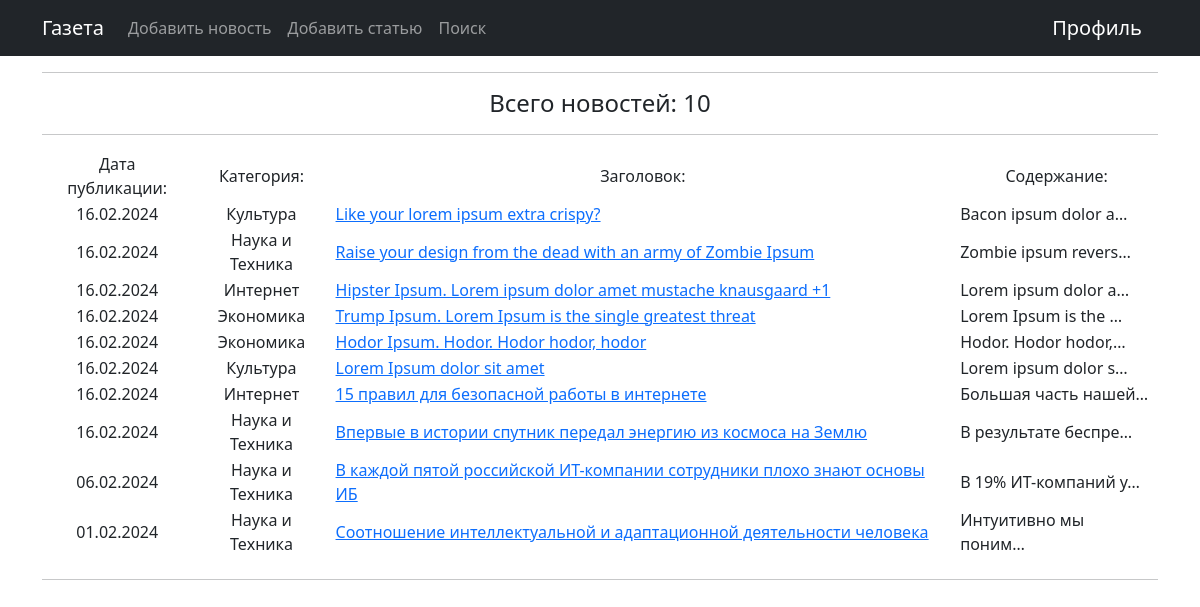
Page /news/ on the committed database.
### news/models.py (models this page shows, shortened)
class Post(models.Model):
    articles = 'AR'
    news = 'NW'
    author = models.ForeignKey('Author', on_delete=models.CASCADE)
    type = models.CharField(max_length=2, choices=POST_TYPE, default=news)
    date_published = models.DateTimeField(auto_now_add=True)
    category = models.ManyToManyField('Category', through='PostCategory')
    title = models.CharField(max_length=64)
    text = models.TextField()
    rating = models.IntegerField(default=0)

class Category(models.Model):
    name = models.CharField(max_length=32, unique=True)

### news/views.py (the view)
# urls.py: path('', PostView.as_view(), name='posts'),
class PostView(ListView):
    model = Post
    ordering = '-date_published'
    template_name = 'posts.html'
    context_object_name = 'posts'
    paginate_by = 10

### templates/posts.html (shortened to what this page needs)
{% extends 'flatpages/default.html' %}
{% block content %}
    {% if posts %}
        <div style="text-align: center">
            <table style="display: inline-block">
                <hr>
                <h4>Всего новостей: {{ posts|length }}</h4>
                <hr>
                <tr>
                    <td style="padding-inline: 5px">Дата публикации:</td>
                    <td style="padding-inline: 5px">Категория:</td>
                    <td style="padding-inline: 5px">Заголовок:</td>
                    <td style="padding-inline: 5px">Содержание:</td>
                </tr>
                {% for post in posts %}
                    <tr>
                        <td style="padding-inline: 5px">{{ post.date_published|date:'d.m.Y' }}</td>
                        <td style="padding-inline: 5px">
                            {% for cat in post.category.all %}
                                {{ cat.name }}
                            {% endfor %}
                        </td>
                        <td style="text-align: left; padding-inline: 5px"><a href="{{ post.pk }}">{{ post.title }}</a></td>
                        <td style="text-align: left; padding-inline: 5px">{{ post.text|truncatechars:20 }}</td>
                    </tr>
                {% endfor %}
            </table>
            <hr>
        </div>
    {% else %}
        <h1>Пока нет публикаций :(</h1>
    {% endif %}
{% endblock content %}

### rows in the picture
Post: date_published "16.02.2024", title "Like your lorem ipsum extra crispy?", text "Bacon ipsum dolor a…"
Category: name "Культура"
Post: date_published "16.02.2024", title "Raise your design from the dead with an army of Zombie Ipsum", text "Zombie ipsum revers…"
Category: name "Наука и Техника"
Post: date_published "16.02.2024", title "Hipster Ipsum. Lorem ipsum dolor amet mustache knausgaard +1", text "Lorem ipsum dolor a…"
Category: name "Интернет"
Post: date_published "16.02.2024", title "Trump Ipsum. Lorem Ipsum is the single greatest threat", text "Lorem Ipsum is the …"
Category: name "Экономика"
Post: date_published "16.02.2024", title "Hodor Ipsum. Hodor. Hodor hodor, hodor", text "Hodor. Hodor hodor,…"
Post: date_published "16.02.2024", title "Lorem Ipsum dolor sit amet", text "Lorem ipsum dolor s…"
Post: date_published "16.02.2024", title "15 правил для безопасной работы в интернете", text "Большая часть нашей…"
Post: date_published "16.02.2024", title "Впервые в истории спутник передал энергию из космоса на Землю", text "В результате беспре…"
Post: date_published "06.02.2024", title "В каждой пятой российской ИТ-компании сотрудники плохо знают основы ИБ", text "В 19% ИТ-компаний у…"
Post: date_published "01.02.2024", title "Соотношение интеллектуальной и адаптационной деятельности человека", text "Интуитивно мы поним…"

### other values in the picture
{{ posts|length }} "10"
